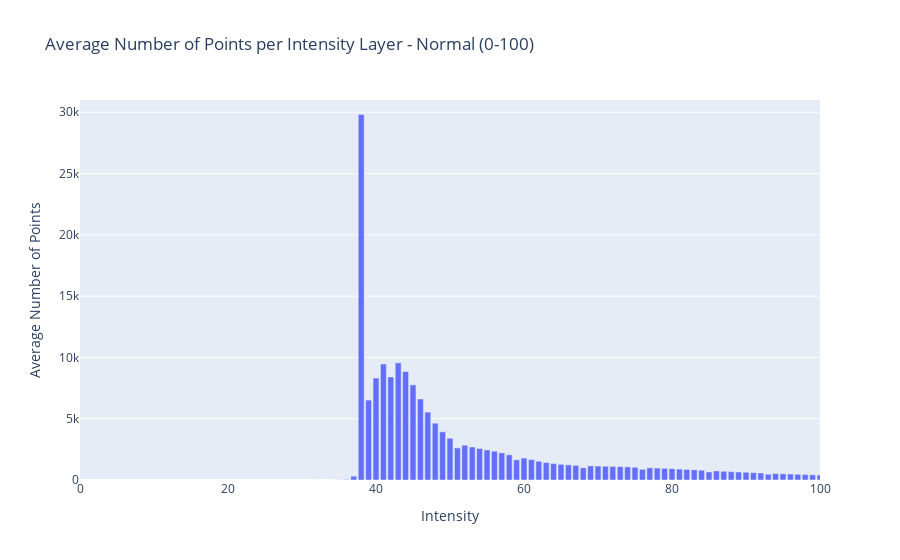

The notebook cell this image was saved under:
### Code cell
import os
import numpy as np
import matplotlib.pyplot as plt
import pandas as pd
import plotly.express as px
import plotly.io as pio

def process_image(filename_image):
    try:
        # Load the grayscale image
        inputImage = plt.imread(filename_image)

        # Check if the image is in color (3 channels)
        if inputImage.ndim == 3:
            # Convert to grayscale
            inputImage = np.mean(inputImage, axis=-1)

        # Flatten the intensity array
        intensity = inputImage.flatten()

        # Count the number of points for each intensity value
        unique_intensities, counts = np.unique(intensity, return_counts=True)
        
        return unique_intensities, counts

    except Exception as e:
        print(f"Error processing {filename_image}: {e}")
        return None, None

# Folder containing images
input_folder = "C:\\Users\\Aneesh PB\\Downloads\\Topology Project\\New Data\\Images\\Normal cases\\"

# Dictionary to accumulate counts for each intensity
intensity_counts = {}

# Process each image in the input folder
image_count = 0
for filename in os.listdir(input_folder):
    if filename.lower().endswith('.png') or filename.lower().endswith('.jpg'):  # Adjust file extensions as needed
        filename_image = os.path.join(input_folder, filename)
        unique_intensities, counts = process_image(filename_image)
        
        if unique_intensities is not None:
            image_count += 1
            for intensity, count in zip(unique_intensities, counts):
                if intensity in intensity_counts:
                    intensity_counts[intensity].append(count)
                else:
                    intensity_counts[intensity] = [count]

# Calculate average number of points per intensity
average_intensity_counts = {intensity: np.mean(counts) for intensity, counts in intensity_counts.items()}

# Filter for intensity values from 0 to 100
filtered_intensity_counts = {intensity: count for intensity, count in average_intensity_counts.items() if 0 <= intensity <= 100}

# Create a DataFrame for the average counts
df_avg_counts = pd.DataFrame(list(filtered_intensity_counts.items()), columns=['Intensity', 'Average Count'])

# Plot the average number of points for each intensity value
fig = px.bar(df_avg_counts, x='Intensity', y='Average Count', title='Average Number of Points per Intensity Layer - Normal (0-100)',
             labels={'Average Count': 'Average Number of Points'})
fig.update_yaxes(range=[0, 31000])
fig.update_xaxes(range=[0, 100])
fig.show()

# Save the plot as a file
# output_plot_file = "average_intensity_distribution_0_to_100.png"
# pio.write_image(fig, output_plot_file)

### Figure 1 — Plotly figure (JSON) as saved in the notebook; plotly's stock layout.template omitted (floating-point values rounded to 4 significant figures)
{"data": [{"alignmentgroup": "True", "hovertemplate": "Intensity=%{x}<br>Average Number of Points=%{y}<extra></extra>", "legendgroup": "", "marker": {"color": "#636efa", "pattern": {"shape": ""}}, "name": "", "offsetgroup": "", "orientation": "v", "showlegend": false, "textposition": "auto", "type": "bar", "x": [37, 38, 39, 40, 41, 42, 43, 44, 45, 46, 47, 48, 49, 50, 51, 52, 53, 54, 55, 56, 57, 58, 59, 60, 61, 62, 63, 64, 65, 66, 67, 68, 69, 70, 71, 72, 73, 74, 75, 76, 77, 78, 79, 80, 81, 82, 83, 84, 85, 86, 87, 88, 89, 90, 91, 92, 93, 94, 95, 96, 97, 98, 99, 100, 32, 34, 35, 36], "xaxis": "x", "y": [310.5, 29820.0, 6520.0, 8315.0, 9463.0, 8404.0, 9559.0, 8846.0, 7760.0, 6609.0, 5536.0, 4633.0, 3930.0, 3403.0, 2617.0, 2836.0, 2690.0, 2567.0, 2454.0, 2347.0, 2211.0, 2054.0, 1643.0, 1790.0, 1663.0, 1528.0, 1421.0, 1340.0, 1279.0, 1233.0, 1193.0, 998.1, 1152.0, 1139.0, 1123.0, 1108.0, 1089.0, 1071.0, 1037.0, 869.6, 993.9, 976.0, 949.5, 920.2, 888.7, 862.9, 830.7, 795.1, 657.0, 738.1, 712.6, 685.3, 657.6, 629.1, 601.7, 572.8, 467.6, 526.5, 507.9, 487.3, 464.9, 445.7, 426.4, 407.5, 1, 2, 10, 35], "yaxis": "y"}], "layout": {"barmode": "relative", "legend": {"tracegroupgap": 0}, "title": {"text": "Average Number of Points per Intensity Layer - Normal (0-100)"}, "xaxis": {"anchor": "y", "domain": [0, 1], "range": [0, 100], "title": {"text": "Intensity"}}, "yaxis": {"anchor": "x", "domain": [0, 1], "range": [0, 31000], "title": {"text": "Average Number of Points"}}}}
